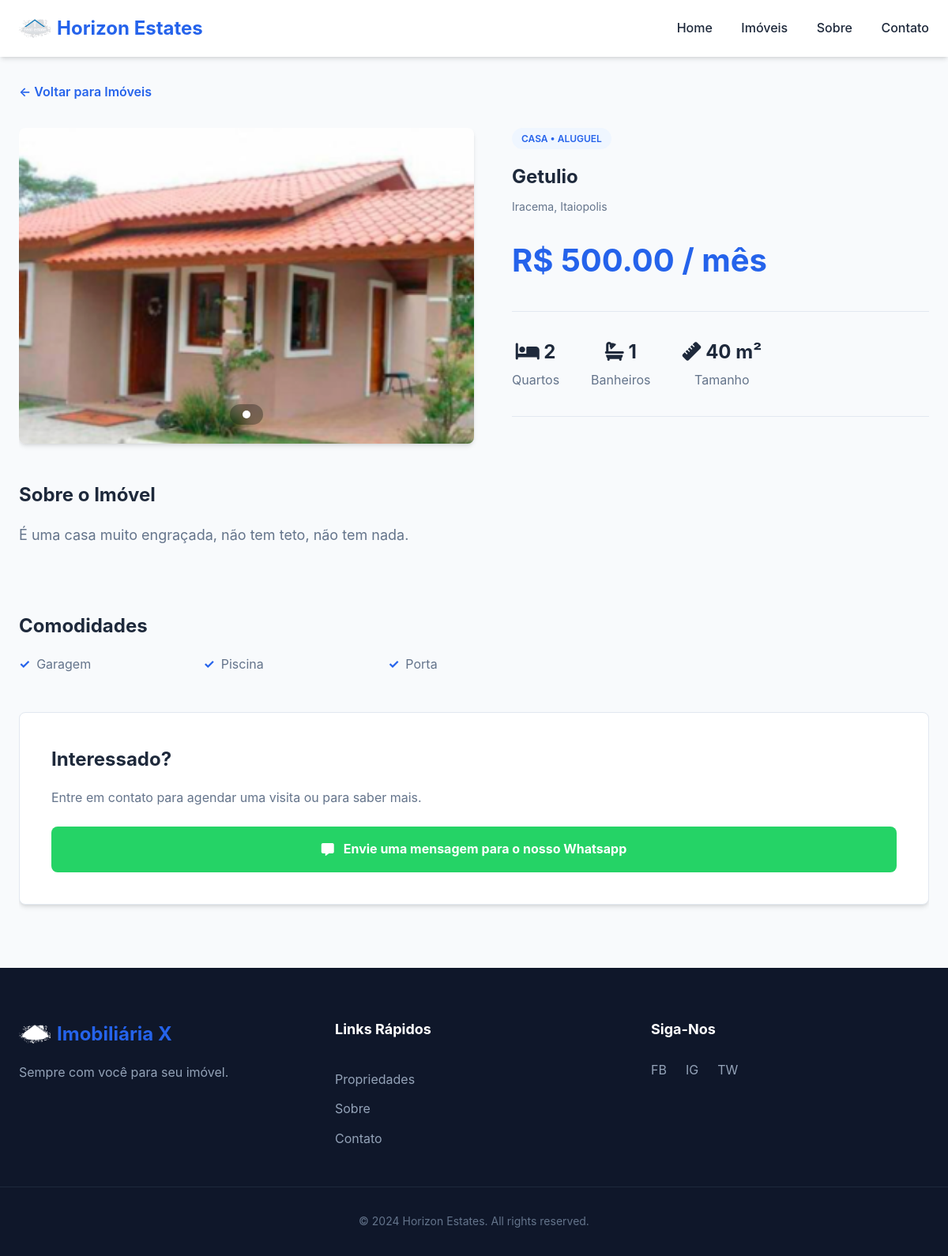
/property-details/1, run on an earlier commit of the app's database.
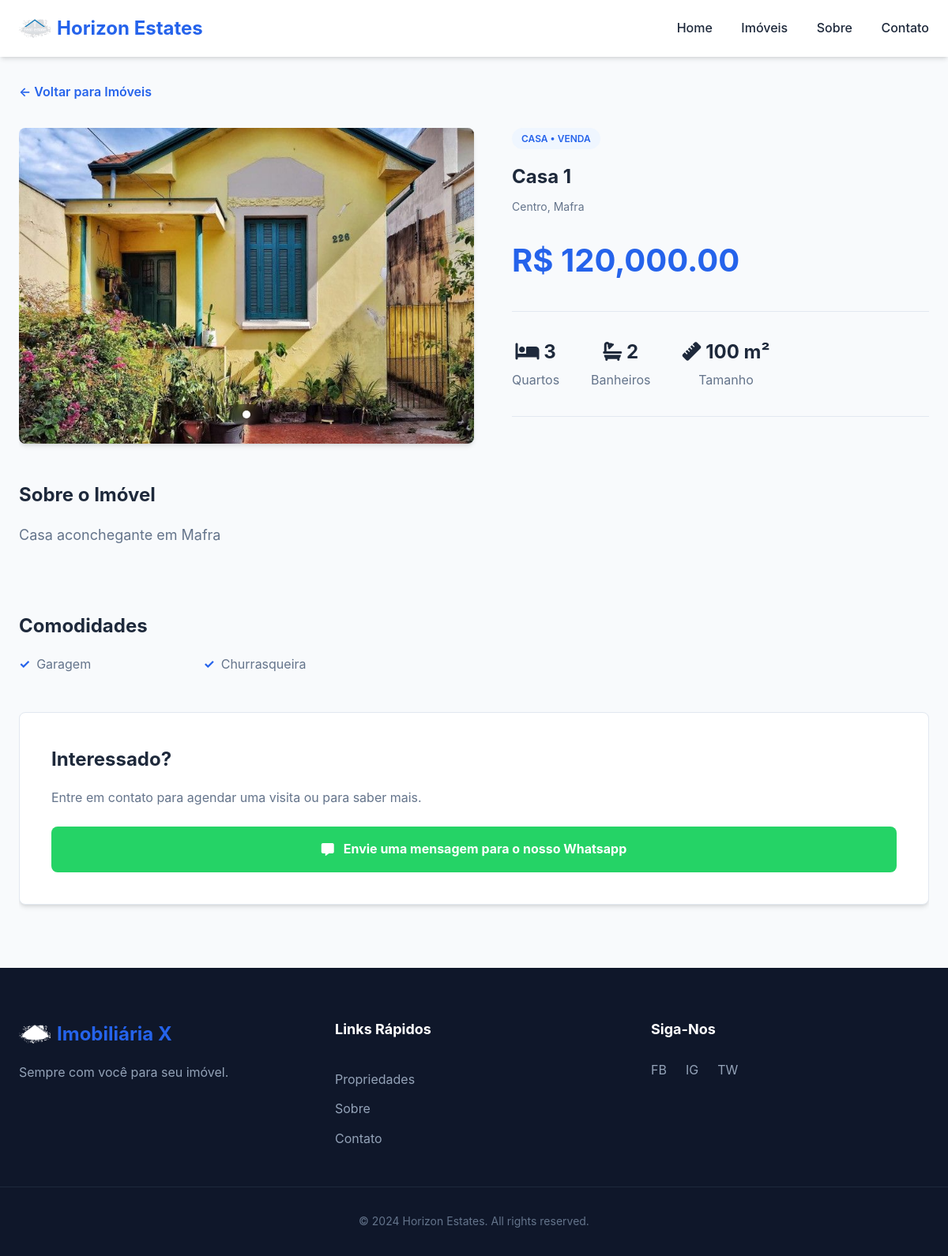
And on a later commit of the database.
### app/models.py (models this page shows)
class Property_Images(db.Model):
    id = db.Column(db.Integer, primary_key = True )
    image = db.Column(db.String(255), nullable = False)
    property_id = db.Column(db.Integer, db.ForeignKey('properties.id'))
    property = relationship('Properties', back_populates='images')

class Properties(db.Model):
    id = db.Column(db.Integer, primary_key = True )
    name = db.Column(db.String(200), unique = True, nullable = False)
    type = db.Column(db.String(40), nullable = False)
    images = relationship("Property_Images", back_populates="property")
    transaction = db.Column(db.String(10), nullable = False)
    city = db.Column(db.String(50), nullable = False)
    neighbourhood = db.Column(db.String(50))
    price = db.Column(db.Float, nullable = False)
    beds = db.Column(db.Integer, nullable = False)
    baths = db.Column(db.Integer, nullable = False)
    sqmt = db.Column(db.Integer, nullable = False)
    features = relationship("Property_Features", back_populates="property")
    description = db.Column(db.String(255))
    active = db.Column(db.Boolean, default = True)
    created_at = db.Column(db.DateTime(timezone = True))

class Property_Features(db.Model):
    id = db.Column(db.Integer, primary_key = True )
    feature = db.Column(db.String(50), nullable = False)
    property_id = db.Column(db.Integer, db.ForeignKey('properties.id'))
    property = relationship('Properties', back_populates='features')

### app/routes.py (the view)
@main_bp.route('/property-details/<int:property_id>')
def property_details(property_id):
    property = Properties.query.get_or_404(property_id)
    return render_template('property-details.html', property = property)

### app/templates/property-details.html (shortened to what this page needs)
<!DOCTYPE html>
<html lang="en">
<head>
    <link rel="stylesheet" href="{{ url_for('static', filename='css/styles.css') }}">
    <link rel="stylesheet" href="https://cdnjs.cloudflare.com/ajax/libs/font-awesome/6.5.0/css/all.min.css">
</head>
<body>
    <header id="main-header">
        <div class="container header-content">
            <div class="logo-container">
                <img src="{{ url_for('static', filename='img/logo.png') }}" alt="Horizon Estates Logo" class="logo-img">
                <span class="brand-name">Horizon Estates</span>
            </div>
            <nav class="desktop-nav">
                <a>Home</a>
                <a>Imóveis</a>
                <a href="#about">Sobre</a>
                <a href="#contact">Contato</a>
            </nav>
        </div>
    </header>
    <div class="container detail-container">
        <a class="btn-back">&larr; Voltar para Imóveis</a>
        <div class="detail-split-layout">
            <div class="detail-gallery-side">
                <div class="gallery-container">
                    <div class="gallery-slider" id="gallery-slider">
                        {% if property.images %}
                        {% for img in property.images %}
                        <div class="gallery-item">
                            <img src="{{ img.image }}" alt="{{ property.name }}" class="property-img">
                        </div>
                        {% endfor %}
                        {% else %}
                        <div class="gallery-item">
                            <img src="/static/img/default-property.png" alt="No image available" class="property-img">
                        </div>
                        {% endif %}
                    </div>
                    <div class="gallery-nav">
                        {% for img in property.images %}
                        <div class="gallery-dot {% if loop.first %}active{% endif %}" data-index="{{ loop.index0 }}">
                        </div>
                        {% endfor %}
                    </div>
                </div>
            </div>
            <div class="detail-info-side">
                <div class="property-detail-header">
                    {% set type_labels = {
                    'PREDIO': 'Prédio',
                    'CASA': 'Casa',
                    'APARTAMENTO': 'Apartamento'
                    } %}
                    <span class="property-type-tag">
                        {{ type_labels.get(property.type, property.type) }} • {{ property.transaction }}
                    </span>
                    <h2>{{ property.name }}</h2>
                    <p class="property-location">
                        {{ property.neighbourhood }}, {{ property.city.replace('-', ' ') }}
                    </p>
                    <div class="detail-price">
                        {% if property.transaction == 'ALUGUEL' %}
                        R$ {{ "{:,.2f}".format(property.price) }} / mês
                        {% else %}
                        R$ {{ "{:,.2f}".format(property.price) }}
                        {% endif %}
                    </div>
                </div>
                <div class="property-specs-large">
                    <div class="spec-large-item">
                        <span class="spec-large-value"><i class="fas fa-bed"></i> {{ property.beds }}</span>
                        <span>Quartos</span>
                    </div>
                    <div class="spec-large-item">
                        <span class="spec-large-value"><i class="fas fa-bath"></i> {{ property.baths }}</span>
                        <span>Banheiros</span>
                    </div>
                    <div class="spec-large-item">
                        <span class="spec-large-value"><i class="fas fa-ruler"></i> {{ property.sqmt }} m²</span>
                        <span>Tamanho</span>
                    </div>
                </div>
                <div class="detail-description">
                    <h3>Sobre o Imóvel</h3>
                    <p>{{ property.description or 'No description available.' }}</p>
                </div>
                <div class="detail-features">
                    <h3>Comodidades</h3>
                    <ul class="features-list">
                        {% for f in property.features %}
                        <li>{{ f.feature }}</li>
                        {% endfor %}
                    </ul>
                </div>
                 <div class="contact-card-inline">
                    <h4>Interessado?</h4>
                    <p>Entre em contato para agendar uma visita ou para saber mais.</p>
                    <a href="https://wa.me/1234567890" target="_blank" class="btn-whatsapp">
                    <i class="fas fa-message"></i> Envie uma mensagem para o nosso Whatsapp
                    </a>
                </div>
            </div>
        </div>
    </div>
    <footer>
        <div class="container footer-content">
            <div class="footer-info">
                <div class="logo-container">
                    <img src="{{ url_for('static', filename='img/logo.png') }}" alt="Horizon Estates Logo"
                        class="logo-img footer-logo">
                    <span class="brand-name">Imobiliária X</span>
                </div>
                <p>Sempre com você para seu imóvel.</p>
            </div>
            <div class="footer-links">
                <h4>Links Rápidos </h4>
                <a>Propriedades</a>
                <a href="#about">Sobre</a>
                <a href="#contact">Contato</a>
            </div>
            <div class="footer-social">
                <h4>Siga-Nos</h4>
                <div class="social-icons">
                    <span>FB</span>
                    <span>IG</span>
                    <span>TW</span>
                </div>
            </div>
        </div>
        <div class="footer-bottom">
            <p>&copy; 2024 Horizon Estates. All rights reserved.</p>
        </div>
    </footer>
</body>
</html>

What changed in the data, as far as the page shows it:
no longer on this page (row edited): Property_Images: image (picture)
no longer on this page (row edited): Property_Features: feature "Porta"
now on this page (row edited): Property_Images: image (picture)
changed Properties "CASA": transaction "ALUGUEL" → "VENDA"; name "Getulio" → "Casa 1"; neighbourhood "Iracema" → "Centro"; city.replace "Itaiopolis" → "Mafra"; beds "2" → "3"; baths "1" → "2"; sqmt "40" → "100"; description "É uma casa muito engraçada, não tem teto, não tem nada." → "Casa aconchegante em Mafra"; price "500.00" → "120,000.00"
changed Property_Features: feature "Piscina" → "Churrasqueira"
Also different on the page:
text no longer shown: "/ mês"
